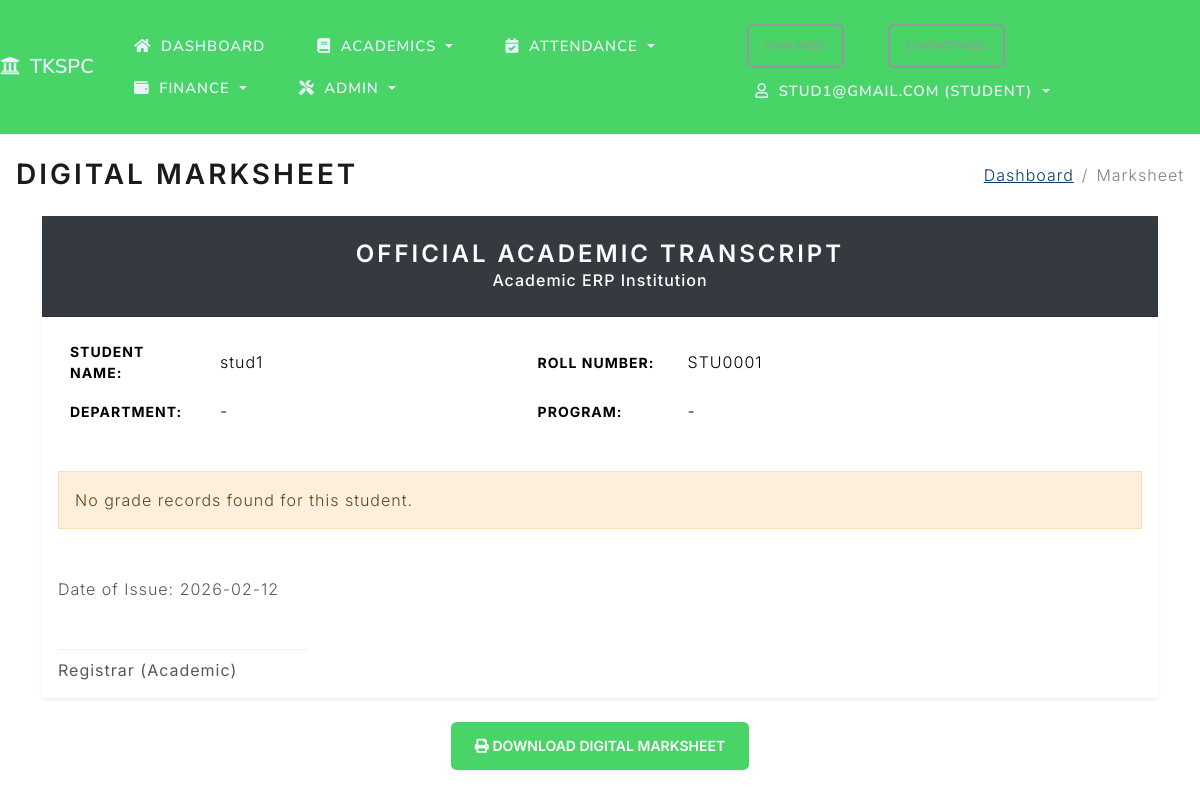
The app's page /students/1/marksheet (signed in) with its own data.
### project/models.py (models this page shows)
class Student(db.Model):
    id = db.Column(db.Integer, primary_key=True)
    name = db.Column(db.String(100), nullable=False)
    email = db.Column(db.String(120), unique=True, nullable=False)
    phone = db.Column(db.String(20), nullable=False)
    registration_number = db.Column(db.String(50), unique=True)
    roll_number = db.Column(db.String(50), unique=True)
    address = db.Column(db.Text)
    date_of_birth = db.Column(db.Date)
    gender = db.Column(db.String(20))
    admission_date = db.Column(db.Date)
    department_id = db.Column(db.Integer, db.ForeignKey('department.id'))
    guardian_name = db.Column(db.String(100))
    guardian_phone = db.Column(db.String(20))
    guardian_email = db.Column(db.String(100))
    status = db.Column(db.String(20), default='active')
    tutor_id = db.Column(db.Integer, db.ForeignKey('teacher.id'))
    nationality = db.Column(db.String(50))
    blood_group = db.Column(db.String(10))
    religion = db.Column(db.String(50))
    community = db.Column(db.String(50))
    sslc_marks = db.Column(db.Integer)
    hsc_marks = db.Column(db.Integer)
    current_year = db.Column(db.Integer)
    semester_id = db.Column(db.Integer, db.ForeignKey('semester.id'))
    section = db.Column(db.String(10))
    father_name = db.Column(db.String(100))
    mother_name = db.Column(db.String(100))
    emergency_contact_name = db.Column(db.String(100))
    emergency_contact_phone = db.Column(db.String(20))
    previous_school = db.Column(db.String(255))
    aadhar_no = db.Column(db.String(20))
    community_cert_no = db.Column(db.String(50))
    annual_income = db.Column(db.Float)
    income_cert_no = db.Column(db.String(50))
    temp_password = db.Column(db.String(100))
    courses = db.relationship('Course', secondary=enrollments, backref='students', lazy=True)
    attendances = db.relationship('Attendance', backref='student', lazy=True, cascade="all, delete-orphan")
    grades = db.relationship('Grade', backref='student', lazy=True, cascade="all, delete-orphan")
    fee_accounts = db.relationship('FeeAccount', backref='student', lazy=True, cascade="all, delete-orphan")
    invoices = db.relationship('Invoice', backref='student', lazy=True, cascade="all, delete-orphan")
    payments = db.relationship('FeePayment', backref='student', lazy=True, cascade="all, delete-orphan")
    parent_links = db.relationship('ParentStudentLink', backref='student', lazy=True, cascade="all, delete-orphan")

### project/routes.py (the view)
@app.route("/students/<int:student_id>/marksheet")
@login_required
def marksheet(student_id):
    student = Student.query.get_or_404(student_id)
    role = session.get('role')
    user_email = session.get('user')
    if role == 'student' and student.email != user_email:
        flash('Unauthorized.', 'danger')
        return redirect(url_for('dashboard'))
    grades = Grade.query.filter_by(student_id=student_id).filter(Grade.exam_id == None).all()
    semesters = {}
    for g in grades:
        sem = g.semester or 1
        if sem not in semesters:
            semesters[sem] = []
        semesters[sem].append(g)
    return render_template('marksheet.html', student=student, semesters=semesters, today=datetime.utcnow(), title='Digital Marksheet')

### project/routes.py (called while the page is built)
def login_required(fn):
    @wraps(fn)
    def wrapper(*args, **kwargs):
        if not session.get('logged_in'):
            flash('Please log in to access this page.', 'warning')
            return redirect(url_for('login', next=request.path))
        return fn(*args, **kwargs)
    return wrapper

### project/templates/marksheet.html (shortened to what this page needs)
{% extends "base.html" %}
{% block page_title %}<h2 class="mb-0">{{ title }}</h2>{% endblock %}
{% block breadcrumbs %}
  <li class="breadcrumb-item"><a href="{{ url_for('dashboard') }}">Dashboard</a></li>
  <li class="breadcrumb-item active" aria-current="page">Marksheet</li>
{% endblock %}
{% block content %}
<div class="container mt-4 mb-5">
    <div class="card shadow-sm border-0 marksheet-print">
        <div class="card-header bg-dark text-white text-center py-4">
            <h3 class="mb-0">OFFICIAL ACADEMIC TRANSCRIPT</h3>
            <p class="mb-0">Academic ERP Institution</p>
        </div>
        <div class="card-body">
            <div class="row mb-4">
                <div class="col-sm-12">
                    <table class="table table-borderless table-sm">
                        <tr>
                            <th width="150">Student Name:</th>
                            <td>{{ student.name }}</td>
                            <th width="150">Roll Number:</th>
                            <td>{{ student.roll_number or '-' }}</td>
                        </tr>
                        <tr>
                            <th>Department:</th>
                            <td>{{ student.department or '-' }}</td>
                            <th>Program:</th>
                            <td>{{ student.program or '-' }}</td>
                        </tr>
                    </table>
                </div>
            </div>
            {% for semester, grades in semesters.items() %}
            <h5 class="bg-light p-2 mb-3">Semester {{ semester }}</h5>
            <div class="table-responsive mb-4">
                <table class="table table-bordered table-sm">
                    <thead>
                        <tr>
                            <th>Course Code</th>
                            <th>Course Title</th>
                            <th class="text-center">Credits</th>
                            <th class="text-center">Grade</th>
                            <th class="text-center">Points</th>
                        </tr>
                    </thead>
                    <tbody>
                        {% set ns = namespace(total_points=0, total_credits=0) %}
                        {% for g in grades %}
                        {% set course = g.course %}
                        <tr>
                            <td>{{ course.code or '-' }}</td>
                            <td>{{ course.name }}</td>
                            <td class="text-center">{{ course.credits or 0 }}</td>
                            <td class="text-center">{{ g.grade or '-' }}</td>
                            <td class="text-center">{{ g.points or 0 }}</td>
                        </tr>
                        {% set ns.total_points = ns.total_points + ((g.points or 0) * (course.credits or 0)) %}
                        {% set ns.total_credits = ns.total_credits + (course.credits or 0) %}
                        {% endfor %}
                    </tbody>
                    <tfoot class="bg-light">
                        <tr>
                            <th colspan="2" class="text-right">Semester Totals:</th>
                            <th class="text-center">{{ ns.total_credits }}</th>
                            <th></th>
                            <th class="text-center">GPA: {{ (ns.total_points / ns.total_credits)|round(2) if ns.total_credits > 0 else 0 }}</th>
                        </tr>
                    </tfoot>
                </table>
            </div>
            {% else %}
            <div class="alert alert-warning">No grade records found for this student.</div>
            {% endfor %}
            <div class="row mt-5">
                <div class="col-12 text-right">
                    <p class="mb-5">Date of Issue: {{ today.strftime('%Y-%m-%d') if today else '' }}</p>
                    <div class="border-top pt-2 d-inline-block" style="width: 250px;">
                        <strong>Registrar (Academic)</strong>
                    </div>
                </div>
            </div>
        </div>
    </div>
    <div class="text-center mt-4 no-print">
        <button onclick="window.print();" class="btn btn-primary">
            <i class="fas fa-print"></i> Download Digital Marksheet
        </button>
    </div>
</div>
{% endblock %}

### project/templates/base.html (shortened to what this page needs)
<!DOCTYPE html>
<html>
<head>
    <link rel="stylesheet" href="https://cdn.jsdelivr.net/npm/bootswatch@5.3.2/dist/lux/bootstrap.min.css">
    <link rel="stylesheet" href="https://cdnjs.cloudflare.com/ajax/libs/font-awesome/5.15.4/css/all.min.css">
    <link rel="stylesheet" href="{{ url_for('static', filename='css/app.css') }}">
</head>
<body class="loading">
    <nav class="navbar navbar-expand-lg navbar-dark bg-tkspc sticky-top">
        <a class="navbar-brand" href="{{ url_for('students') }}"><i class="fas fa-university me-1"></i> TKSPC</a>
        <div class="collapse navbar-collapse" id="navMain">
            <ul class="navbar-nav me-auto">
                {% if session.get('logged_in') %}
                <li class="nav-item {% if request.endpoint == 'dashboard' %}active{% endif %}">
                    <a class="nav-link" href="{{ url_for('dashboard') }}" aria-label="Dashboard" data-bs-toggle="tooltip" data-bs-placement="bottom" title="Dashboard"><i class="fas fa-home me-1"></i><span class="nav-label">Dashboard</span></a>
                </li>
                <li class="nav-item dropdown">
                    <a class="nav-link dropdown-toggle" href="#" id="navAcademics" role="button" data-bs-toggle="dropdown" aria-expanded="false"><i class="fas fa-book me-1"></i><span class="nav-label">Academics</span></a>
                </li>
                <li class="nav-item dropdown">
                    <a class="nav-link dropdown-toggle" href="#" id="navAttendance" role="button" data-bs-toggle="dropdown" aria-expanded="false"><i class="fas fa-calendar-check me-1"></i><span class="nav-label">Attendance</span></a>
                </li>
                <li class="nav-item dropdown">
                    <a class="nav-link dropdown-toggle" href="#" id="navFinance" role="button" data-bs-toggle="dropdown" aria-expanded="false"><i class="fas fa-wallet me-1"></i><span class="nav-label">Finance</span></a>
                </li>
                {% if session.get('role') != 'parent' %}
                <li class="nav-item dropdown">
                    <a class="nav-link dropdown-toggle" href="#" id="navAdmin" role="button" data-bs-toggle="dropdown" aria-expanded="false"><i class="fas fa-tools me-1"></i><span class="nav-label">Admin</span></a>
                </li>
                {% endif %}
                {% endif %}
            </ul>
            <ul class="navbar-nav ms-auto">
                <li class="nav-item">
                    <button id="themeToggle" class="btn btn-sm btn-outline-secondary me-2" type="button">Dark Mode</button>
                </li>
                <li class="nav-item">
                    <button id="compactToggle" class="btn btn-sm btn-outline-secondary me-2" type="button">Compact Mode</button>
                </li>
                {% if session.get('logged_in') %}
                <li class="nav-item dropdown">
                    <a class="nav-link dropdown-toggle" href="#" id="navAccount" role="button" data-bs-toggle="dropdown" aria-expanded="false"><i class="far fa-user me-1"></i>{{ session.get('user') }} ({{ session.get('role', 'staff') }})</a>
                </li>
                {% else %}
                <li class="nav-item {% if request.endpoint == 'login' %}active{% endif %}"><a class="nav-link" href="{{ url_for('login') }}"><i class="fas fa-sign-in-alt mr-1"></i>Login</a></li>
                {% endif %}
            </ul>
        </div>
    </nav>
    <div class="container-fluid mt-4 px-3">
        <div class="d-flex justify-content-between align-items-center mb-3 page-header">
            <div>
                {% block page_title %}{% endblock %}
            </div>
            <nav aria-label="breadcrumb">
                <ol class="breadcrumb mb-0">
                    {% block breadcrumbs %}{% endblock %}
                </ol>
            </nav>
        </div>
        <div id="toastContainer" class="toast-container position-fixed p-3" style="top: 1rem; right: 1rem; z-index: 1080;">
        </div>
        {% block content %}{% endblock %}
    </div>
  </body>
</html>

### project/static/css/app.css (style rules this page uses)
:root { --bg: #ffffff; --text: #1f2937; --muted: #6b7280; --card-bg: #ffffff; --card-shadow: 0 0.35rem 0.9rem rgba(0,0,0,0.08); --table-header-bg: #f8f9fa; --tkspc-primary: #49d468; --tkspc-secondary: #f39c12; --tkspc-accent: #1abc9c; --link: #0b3a6d; --link-hover: #072a4d; }
body { background-color: var(--bg); color: var(--text); }
.container-fluid { font-family: 'Inter', system-ui, -apple-system, Segoe UI, Roboto, Helvetica, Arial, 'Apple Color Emoji', 'Segoe UI Emoji'; }
.navbar-brand { font-weight: 600; letter-spacing: 0.2px; }
.navbar .nav-link { padding: 0.5rem 0.6rem; font-size: 0.92rem; }
.navbar .navbar-nav { gap: 0.25rem; }
.navbar .nav-link { display: inline-flex; align-items: center; gap: 0.35rem; }
.navbar-dark.bg-tkspc { background-color: var(--tkspc-primary) !important; }
.navbar-dark .navbar-brand, .navbar-dark .nav-link { color: #eaf2fb; }
a { color: var(--link); }
@media (min-width: 993px) { .navbar .navbar-nav { flex-wrap: wrap; } }
.card { box-shadow: var(--card-shadow); background-color: var(--card-bg); }
.card-header { font-weight: 500; }
table.table td, table.table th { vertical-align: middle; }
.table-sm td, .table-sm th { padding: 0.5rem 0.75rem; }
.btn { border-radius: 0.35rem; }
.btn-primary { background-color: var(--tkspc-primary); border-color: var(--tkspc-primary); }
.alert { margin-bottom: 1rem; }
.breadcrumb { background: transparent; }
.breadcrumb .breadcrumb-item a { color: var(--link); }
.toast-container { pointer-events: none; }

### records on screen
Student: get "STUD1@GMAIL.COM", name "stud1", roll_number "STU0001"

### other values on screen
{{ session.get('role', 'staff') }} "STUDENT"
{{ title }} "DIGITAL MARKSHEET"
{{ student.department or '-' }} "-"
{{ student.program or '-' }} "-"
